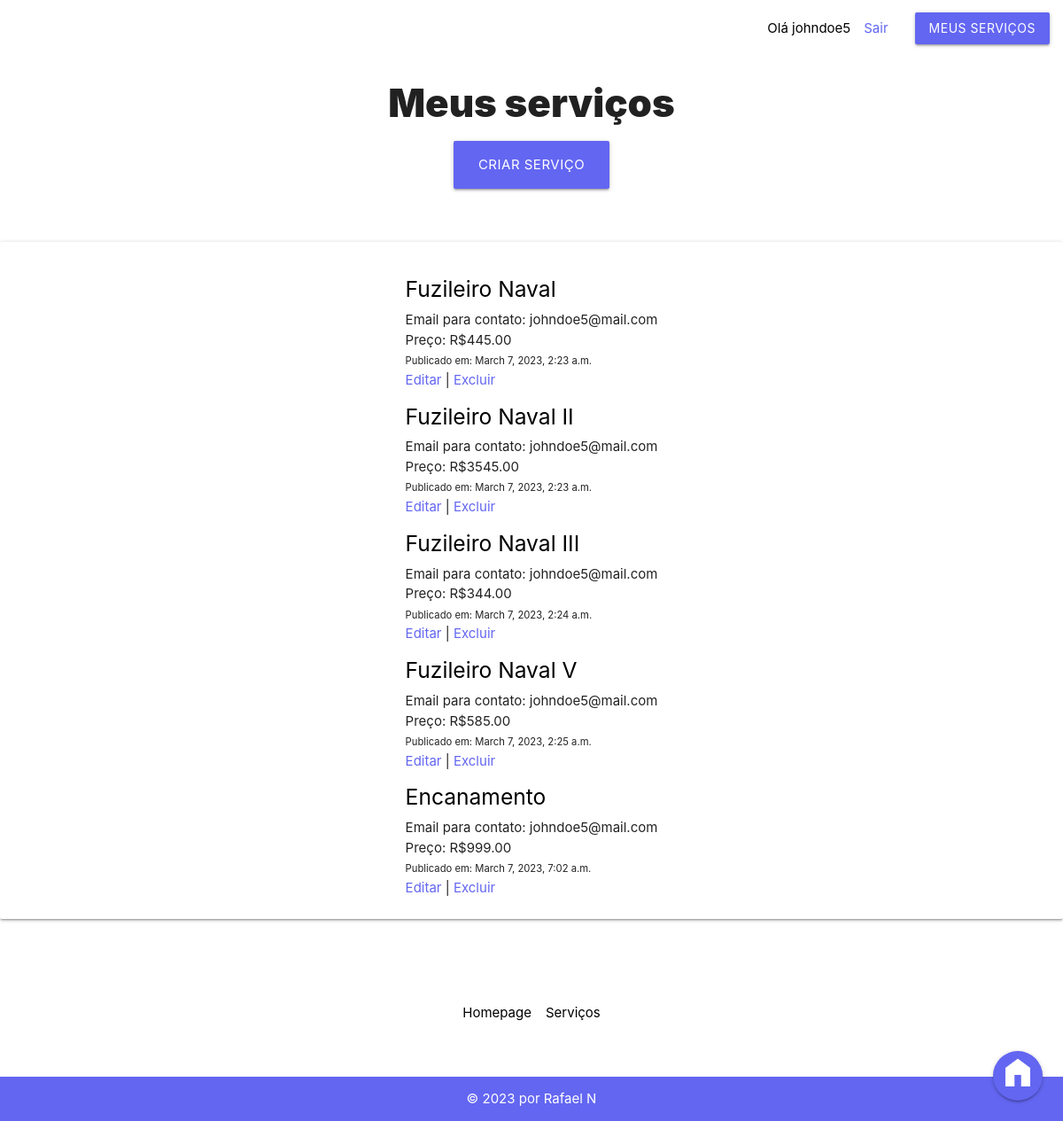
Screenshot of /servicosapp/servicos/usuario/meus_servicos/ (signed in) with the database file from the repository.
### servicosapp/models.py (models this page shows, shortened)
class Servico(models.Model):
    id_servico = models.AutoField(primary_key=True)
    fk_usuario = models.ForeignKey(auth_user, on_delete=models.DO_NOTHING, null=True)
    fk_categoria = models.ForeignKey(Categoria, on_delete=models.CASCADE, null=True)
    fk_municipio = models.ForeignKey(Municipio, on_delete=models.CASCADE, null=True)
    titulo = models.CharField(max_length=150, null=False)
    descricao = models.CharField(max_length=150, default=None)
    email = models.CharField(max_length=150, null=False)
    telefone_1 = models.CharField(max_length=50, null=True)
    telefone_2 = models.CharField(max_length=50, null=True)
    preco = models.IntegerField(default=0, null=True)
    data_pub = models.DateTimeField("Data de publicação", default=django.utils.timezone.now, null=True)

### servicosapp/views.py (the view)
# urls.py: path('servicos/usuario/meus_servicos/', views.meus_servicos, name='meus_servicos'),
@login_required(login_url="/servicosapp/usuario/entrar")
def meus_servicos(request):
       current_user = request.user
       meus_servicos = Servico.objects.filter(fk_usuario = current_user.id)
       context = {
            'current_user': current_user,
            'meus_servicos': meus_servicos
       }
       return render(request, 'servicosapp/usuario/meus_servicos.html', context)

### servicosapp/templates/servicosapp/usuario/meus_servicos.html
{% extends 'base.html' %}
{% block content %}
<h3>Meus serviços</h3>
<a style="background-color: var(--accent-color); max-width: max-content; text-decoration: none; display: block; margin-left: auto; margin-right: auto;"
    class="link-btn waves-effect waves-light btn-large" href="{% url 'servicosapp:criar_servicos' %}">Criar serviço</a>
<div class="card-panel" style="margin-top: 4em; display: flex; justify-content: center; align-items: center;">
    {% if meus_servicos %}
    <ul>
        {% for meu_servico in meus_servicos %}
        <a id="ancora-servicos" href="{% url 'servicosapp:detalhes_servicos' meu_servico.id_servico %}">
            <h5>{{ meu_servico.titulo }}</h5>
        </a>
        <li>Email para contato: {{ meu_servico.email }}</li>
        <li>Preço: R${{ meu_servico.preco }}.00</li>
        <li><small>Publicado em: {{ meu_servico.data_pub }}</small></li>
        <a href="/servicosapp/servicos/{{ meu_servico.id_servico }}/editar/">Editar</a>
        |
        <a id="excluir-btn" href="/servicosapp/servicos/{{ meu_servico.id_servico }}/excluir/">Excluir</a>
        {% endfor %}
    </ul>
</div>
{% else %}
<p style="text-align: center; margin-top: 4em;">Não há serviços cadastrados!</p>
{% endif %}
{% endblock content %}

### servicosapp/templates/navbar.html
<nav>
    <div class="nav-wrapper">
        <ul id="nav-mobile" class="right">
            {% if user.is_authenticated %}
            <li style="color: black;">Olá {{ user.username }} </li>
            <li><a href="{% url 'servicosapp:sair' %}">Sair</a></li>
            {% else %}
            <li><a href="{% url 'servicosapp:entrar_form' %}">Entrar</a></li>
            {% endif %}
            <li><a class="login-btn waves-effect waves-light btn"
                    href="{% url 'servicosapp:meus_servicos' %}">Meus serviços</a></li>
        </ul>
    </div>
</nav>

### servicosapp/static/servicosapp/stylesheet.css (style rules this page uses)
* { box-sizing: border-box; padding: 0; margin: 0; }
body { background-color: var(--primary-color); }
body button, .login-btn { background-color: var(--accent-color) !important; }
body a { color: var(--accent-color); }
body h3 { font-weight: 900; text-align: center; }
body nav { background: transparent; box-shadow: none; }
body nav li a { color: var(--accent-color); }
div #ancora-servicos { color: black; }

### rows the page displays
Servico: titulo "Fuzileiro Naval", email "johndoe5@mail.com", preco "445", data_pub "March 7, 2023, 2:23 a.m."
Servico: titulo "Fuzileiro Naval II", email "johndoe5@mail.com", preco "3545", data_pub "March 7, 2023, 2:23 a.m."
Servico: titulo "Fuzileiro Naval III", email "johndoe5@mail.com", preco "344", data_pub "March 7, 2023, 2:24 a.m."
Servico: titulo "Fuzileiro Naval V", email "johndoe5@mail.com", preco "585", data_pub "March 7, 2023, 2:25 a.m."
Servico: titulo "Encanamento", email "johndoe5@mail.com", preco "999", data_pub "March 7, 2023, 7:02 a.m."

### other values shown
{{ user.username }} "johndoe5"
